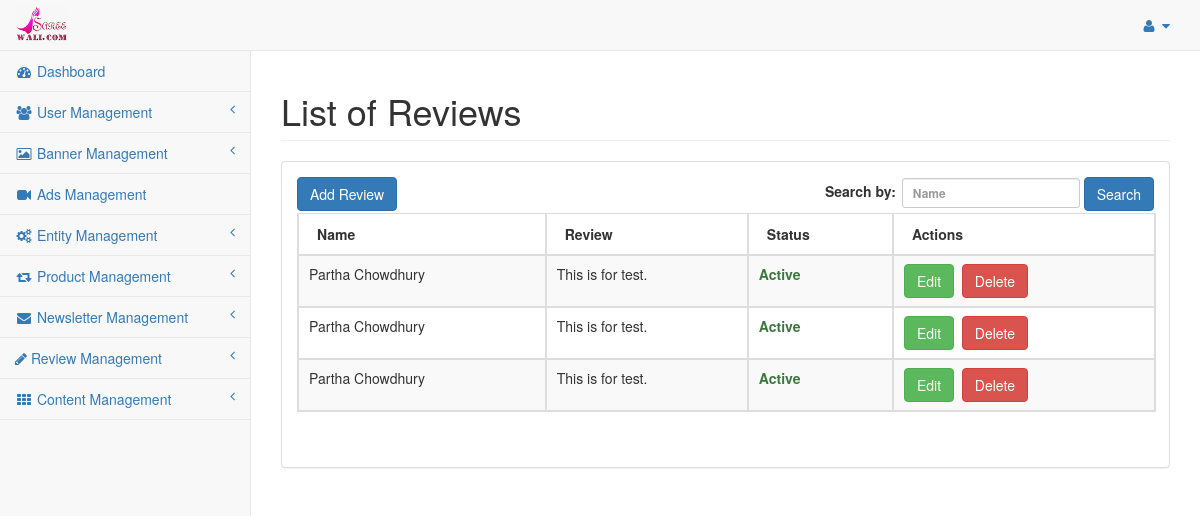
Page /index.php/admin/review/review_list on the earlier database version.
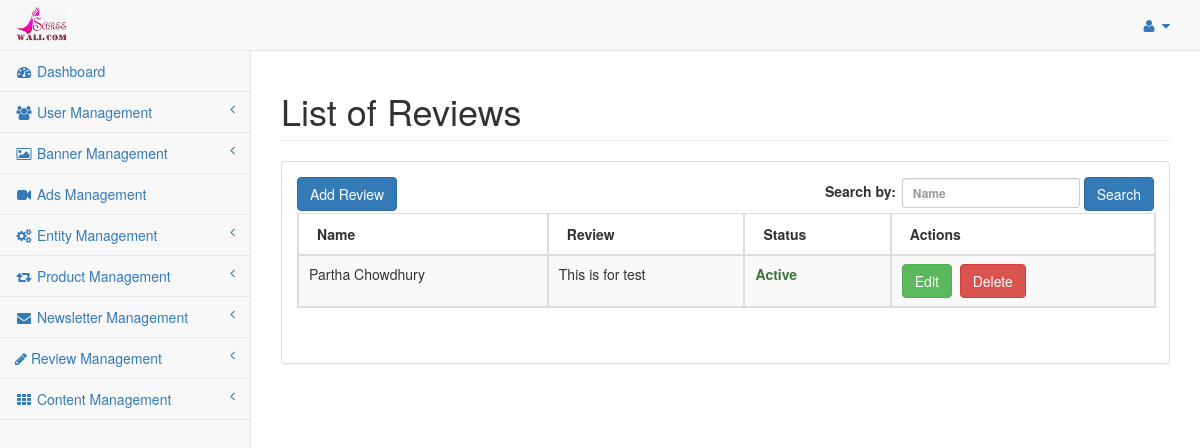
Same page on the later database version.
### tables this page shows
CREATE TABLE `saree_settings` (
  `settings_id` int(11) NOT NULL,
  `sitename` varchar(255) NOT NULL,
  `siteaddress` varchar(255) NOT NULL,
  `logoname` varchar(255) NOT NULL,
  `logopathname` varchar(255) NOT NULL,
  `facebook_page_url` varchar(255) NOT NULL,
  `date_added` int(11) NOT NULL
);

CREATE TABLE `saree_review` (
  `review_id` int(11) NOT NULL,
  `reviewer` varchar(255) NOT NULL,
  `email` varchar(255) NOT NULL,
  `phone` varchar(255) NOT NULL,
  `state_id` int(11) NOT NULL,
  `review` text NOT NULL,
  `product_id` int(11) NOT NULL,
  `rating` int(11) NOT NULL,
  `status` enum('Y','N') NOT NULL DEFAULT 'N',
  `date_added` int(11) NOT NULL,
  `date_modified` int(11) NOT NULL
);

### application/models/Defaultdata.php (called while the page is built, shortened)
<?php
class Defaultdata extends CI_Model {
	private $mydata = array();
	public function getBackendDefaultData()
	{
		$this->mydata["tot_segments"] = $this->getUrlSegments();
		$this->mydata['general_settings'] = $this->grabSettingData();
		$this->mydata['admin_profile'] = $this->grabProfileData();
		$this->mydata["sidebar"] = $this->load->view('admin/partials/sidebar', null, true);
		$this->data = $this->mydata;
		$this->headerdata = $this->mydata;
		$this->data["header"] = $this->load->view('admin/partials/header', $this->headerdata, true);
		$this->data["head"] = $this->load->view('admin/partials/head', $this->headerdata, true);
		$this->data["footer"] = $this->load->view('admin/partials/footer', null, true);
		return $this->data;
	}
	public function getUrlSegments()
	{
		$all_segment=$this->uri->segment_array();
		return $all_segment;
	}
	public function grabSettingData(){
		$query = $this->db->get(TABLE_SETTINGS);
		return $query->row();
	}
	public function grabProfileData(){
		$query = $this->db->get(TABLE_ADMIN);
		return $query->row();
	}
}
?>

### application/controllers/admin/Review.php (called while the page is built, shortened)
<?php if ( ! defined('BASEPATH')) exit('No direct script access allowed');
class Review extends CI_Controller{
	public $data = array();
	public function __construct(){
		$this->load->model('reviewdata');
		$this->load->model('productdata');
		$this->data = $this->defaultdata->getBackendDefaultData();
	}
	public function review_list(){
		$like = array();
		parse_str($_SERVER['QUERY_STRING'], $like);
		unset($like['page']);
		$search_key = $this->input->get('reviewer');
		if(isset($search_key) && $search_key){
			$this->data['search_key'] = $search_key;
		}else{
			$this->data['search_key'] = '';
		}
		$review_data = $this->reviewdata->grab_review(array(), $like, array());
		$config['base_url'] = site_url('review-list');
		$config['total_rows'] = count($review_data);
		$pagination = $this->config->item('pagination');
		$pagination = array_merge($config, $pagination);
		$this->pagination->initialize($pagination);
		$this->data['page'] = ($this->input->get('page')) ? $this->input->get('page') : 0;
		$this->data['pagination'] = $this->pagination->create_links();
		$review_paginated_data = $this->reviewdata->grab_review(array(), $like, array(PAGINATION_PER_PAGE, $this->data['page']));
		$this->data['review_details'] = $review_paginated_data;
		$this->load->view('admin/review_list', $this->data);
	}
}

### index.php (called while the page is built, shortened)
<?php
require_once BASEPATH.'core/CodeIgniter.php';

### application/models/Reviewdata.php (called while the page is built, shortened)
<?php
class Reviewdata extends CI_Model {
	public function grab_review($cond = array(), $like = array(), $limit = array()){
		if(!empty($limit)){
			$per_page = $limit[0];
			$offset = $limit[1];
			$start = max(0, ( $offset -1 ) * $per_page);
			$this->db->limit($per_page, $start);
		}
		$query = $this->db->get(TABLE_REVIEW);
		return $query->result();
	}
}

### application/views/admin/review_list.php (the view, shortened to what this page needs)
<?php echo $head;?>
<div id="wrapper">
	<?php echo $header;?>
	<div id="page-wrapper" style="min-height: 374px;">
          <div class="row">
              <div class="col-lg-12">
                  <h1 class="page-header">List of Reviews</h1>
              </div>
          </div>
          <div class="row">
              <div class="col-lg-12">
                  <div class="panel panel-default">
				<div class="panel-body">
					<div id="dataTables-example_wrapper" class="dataTables_wrapper form-inline dt-bootstrap no-footer">
					  <div class="row">
						 <div class="col-sm-6">
							<a href="<?php echo base_url('admin/review-add');?>" class="btn btn-primary">Add Review</a>
						 </div>
						 <div class="col-sm-6">
							<form action="<?php echo base_url('admin/review-list');?>" method="GET" role="form">
								<div id="dataTables-example_filter" class="dataTables_filter">
									<label>Search by:<input name="reviewer" type="search" class="form-control input-sm" placeholder="Name" aria-controls="dataTables-example" id="user-search" value="<?php echo $search_key;?>"></label>
									<button type="submit" class="btn btn-primary">Search</button>
								</div>
							</form>
						 </div>
					  </div>
					  <div class="row">
						 <div class="col-sm-12">
							<table width="100%" class="table table-striped table-bordered table-hover dataTable no-footer dtr-inline" id="dataTables-example" role="grid" aria-describedby="dataTables-example_info" style="width: 100%;">
							   <thead>
								  <tr role="row">
									 <th>Name</th>
									 <th>Review</th>
									 <th>Status</th>
									 <th>Actions</th>
								  </tr>
							   </thead>
							   <tbody>
							    <?php if(!empty($review_details)){ ?>
								<?php foreach($review_details AS $detail) {?>
								  <tr class="gradeA odd" role="row">
									 <td><?php echo $detail->reviewer;?></td>
									 <td><?php echo $detail->review;?></td>
									 <td class="center"><?php echo ($detail->status == 'Y' ? '<strong class="text-success">Active</strong>' : '<strong class="text-danger">Inactive</strong>');?></td>
									 <td class="center">
										<a href="<?php echo base_url('admin/review-edit/'.$detail->review_id);?>" class="btn btn-success" title="Edit">Edit</a>&nbsp;
										<?php
											if($detail->status == 'Y'){
										?>
										<a href="javascript:void(0);" onclick="onDeleteConfirm('<?php echo base_url('admin/review/review_update/'.$detail->review_id);?>');" class="btn btn-danger" title="Delete">Delete<a>						<?php
											}
										?>
									</td>
								  </tr>
								  <?php } ?>
								  <?php }else{ ?>
								  <tr class="gradeA odd" role="row"><td colspan="4" style="text-align:center;">No records found</td></tr>
								  <?php } ?>
							   </tbody>
							</table>
						 </div>
					  </div>
					</div>
					</div>
                  </div>
              </div>
          </div>
      </div>
</div>
<?php echo $footer; ?>

### application/views/admin/partials/sidebar.php (shortened to what this page needs)
<div class="navbar-default sidebar" role="navigation">
	<div class="sidebar-nav navbar-collapse">
		<ul class="nav" id="side-menu">
			<li>
				<a href="<?php echo base_url('admin/dashboard');?>"><i class="fa fa-dashboard fa-fw"></i> Dashboard</a>
			</li>
			<li>
				<a href="#"><i class="fa fa-users fa-fw"></i> User Management<span class="fa arrow"></span></a>
			</li>
			<li>
				<a href="#"><i class="fa fa-image fa-fw"></i> Banner Management<span class="fa arrow"></span></a>
			</li>
			<li>
				<a href="<?php echo base_url('admin/ads');?>"><i class="fa fa-video-camera fa-fw"></i> Ads Management</a>
			</li>
			<li>
				<a href="#"><i class="fa fa-cogs fa-fw"></i> Entity Management<span class="fa arrow"></span></a>
			</li>
			<li>
				<a href="#"><i class="fa fa-retweet fa-fw"></i> Product Management<span class="fa arrow"></span></a>
			</li>
			<li>
				<a href="#"><i class="fa fa-envelope fa-fw"></i> Newsletter Management<span class="fa arrow"></span></a>
			</li>
			<li>
				<a href="#"><i class="fa fa-pencil"></i> Review Management<span class="fa arrow"></span></a>
			</li>
			<li>
				<a href="#"><i class="fa fa-th fa-fw"></i> Content Management<span class="fa arrow"></span></a>
			</li>
		</ul>
	</div>
</div>

### application/views/admin/partials/header.php (shortened to what this page needs)
<nav class="navbar navbar-default navbar-static-top" role="navigation" style="margin-bottom: 0">
	<div class="navbar-header">
		<a class="navbar-brand" href="<?php echo base_url('admin/dashboard');?>">
			<?php
				if(isset($general_settings->logoname) && file_exists(UPLOAD_RELATIVE_LOGO_PATH.$general_settings->logoname)){
			?>
				<img src="<?php echo UPLOAD_LOGO_PATH.$general_settings->logoname.'?v='.time();?>" width="230" height="50">
			<?php
				}
			?>
		</a>
	</div>
	<ul class="nav navbar-top-links navbar-right">
		<li class="dropdown">
			<a class="dropdown-toggle" data-toggle="dropdown" href="#">
				<i class="fa fa-user fa-fw"></i> <i class="fa fa-caret-down"></i>
			</a>
		</li>
	</ul>
	<?php echo $sidebar; ?>
</nav>

### application/views/admin/partials/head.php (shortened to what this page needs)
<!DOCTYPE html>
	<html lang="en">
	<head>
		<link href="<?php echo base_url(); ?>assets/styles/bootstrap.min.css" rel="stylesheet">
		<link href="<?php echo base_url(); ?>assets/styles/metisMenu.min.css" rel="stylesheet">
		<link href="<?php echo base_url(); ?>assets/styles/sb-admin-2.css" rel="stylesheet">
		<link href="<?php echo base_url(); ?>assets/styles/jquery.dataTables.min.css" rel="stylesheet" type="text/css">
		<link href="<?php echo base_url(); ?>assets/styles/font-awesome.min.css" rel="stylesheet" type="text/css">
		<link rel="stylesheet" href="<?php echo base_url(); ?>assets/styles/jquery-ui.min.css">
		<link rel="stylesheet" href="<?php echo base_url(); ?>assets/styles/fine-uploader-new.min.css">
		<link rel="stylesheet" href="<?php echo base_url(); ?>assets/styles/select2.min.css">
	</head>
	<body>

### application/views/admin/partials/footer.php (shortened to what this page needs)
</body>
</html>

### assets/styles/sb-admin-2.css (style rules this page uses)
body { background-color: #f8f8f8; }
#wrapper { width: 100%; }
#page-wrapper { padding: 0 15px; min-height: 568px; background-color: white; }
@media (min-width: 768px) { #page-wrapper { position: inherit; margin: 0 0 0 250px; padding: 0 30px; border-left: 1px solid #e7e7e7; } }
.navbar-top-links { margin-right: 0; }
.navbar-top-links li { display: inline-block; }
.navbar-top-links li:last-child { margin-right: 15px; }
.navbar-top-links li a { padding: 15px; min-height: 50px; }
.sidebar .sidebar-nav.navbar-collapse { padding-left: 0; padding-right: 0; }
.sidebar ul li { border-bottom: 1px solid #e7e7e7; }
.sidebar .arrow { float: right; }
.sidebar .fa.arrow:before { content: "\f104"; }
@media (min-width: 768px) { .sidebar { z-index: 1; position: absolute; width: 250px; margin-top: 51px; } }
.navbar-default .navbar-brand { padding: 5px 15px; }
.navbar-brand img { max-height:40px; width:auto; }
table.dataTable thead th, table.dataTable thead td { border-bottom: 1px solid #ddd !important; }
table.dataTable.no-footer { border-bottom: 1px solid #ddd !important; }

Differences in the rows shown:
removed saree_review: reviewer "Partha Chowdhury", review "This is for test.", status "Active"
removed saree_review: reviewer "Partha Chowdhury", review "This is for test.", status "Active"
changed saree_review "Partha Chowdhury": review "This is for test." → "This is for test"
